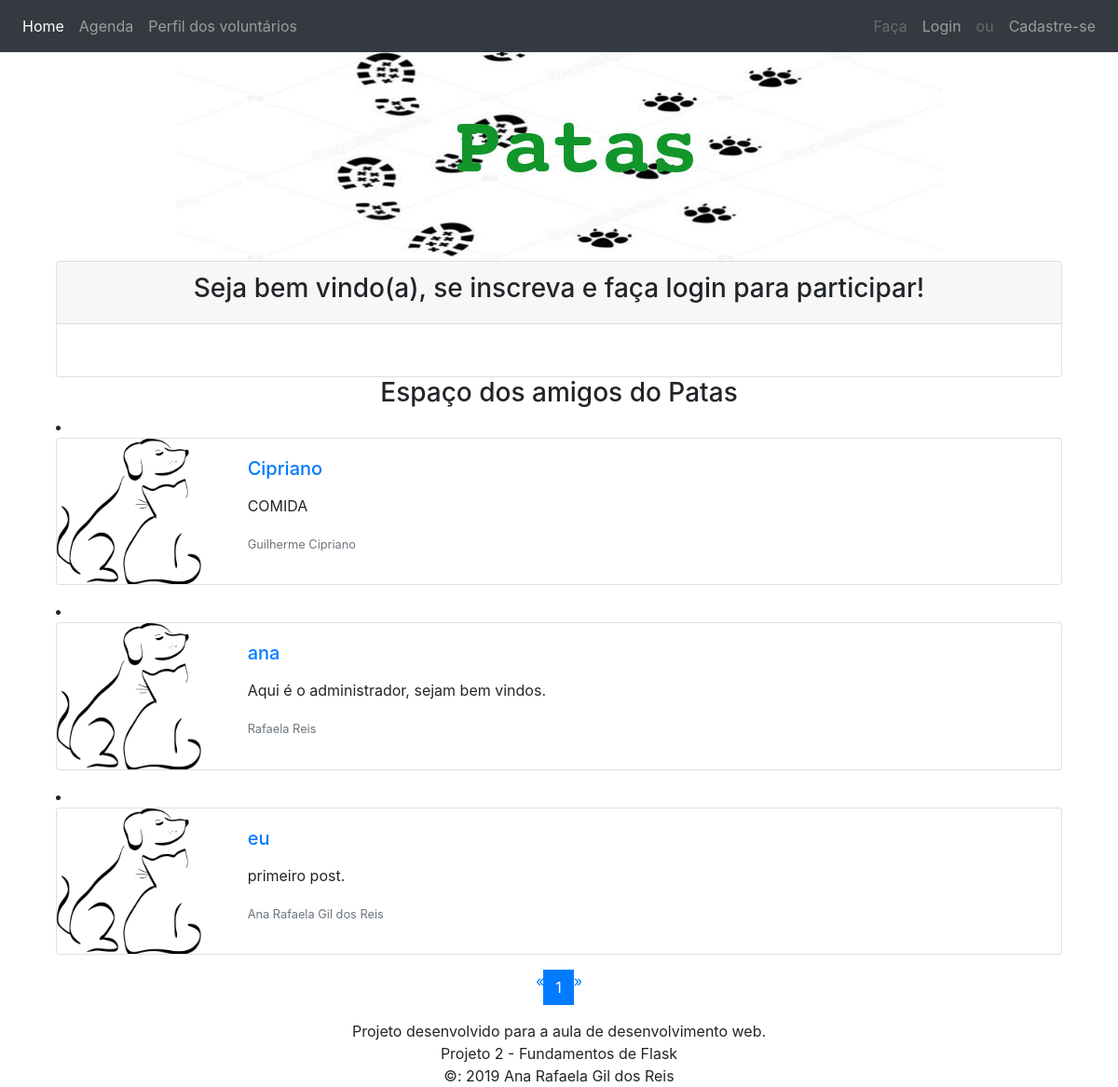
The page / on the database its author committed.
### app/models.py (models this page shows, shortened)
class Post(db.Model):
    __tablename__ = 'posts'
    id = db.Column(db.Integer, primary_key=True)
    body = db.Column(db.Text)
    timestamp = db.Column(db.DateTime, index=True, default=datetime.utcnow)
    author_id = db.Column(db.Integer, db.ForeignKey('users.id'))

class User(UserMixin, db.Model):
    __tablename__ = 'users'
    id = db.Column(db.Integer, primary_key=True)
    username = db.Column(db.String(64), unique=True, index=True)
    location = db.Column(db.String(64))
    name = db.Column(db.String(64))
    member_since = db.Column(db.DateTime(), default=datetime.utcnow)
    about_me = db.Column(db.Text())
    role_id = db.Column(db.Integer, db.ForeignKey('roles.id'))
    password_hash = db.Column(db.String(128))
    posts = db.relationship('Post', backref='author', lazy='dynamic')
    followed = db.relationship(
        'Follow', foreign_keys=[Follow.follower_id],
        backref=db.backref('follower', lazy='joined'),
        lazy='dynamic',
        cascade='all, delete-orphan'
    )
    followers = db.relationship(
        'Follow', foreign_keys=[Follow.followed_id],
        backref=db.backref('followed', lazy='joined'),
        lazy='dynamic',
        cascade='all, delete-orphan'
    )
    @property
    def password(self):
        raise AttributeError('password is not readable')

### app/main/views.py (the view, shortened to what this page needs)
@main.route('/', methods=['GET', 'POST'])
def index():
    form = PostForm()
    page = request.args.get('page', 1, type=int)
    pagination = Post.query.order_by(
        Post.timestamp.desc()
    ).paginate(
        page, per_page=10, error_out=False
    )
    posts = pagination.items
    return render_template('index.html', form=form, posts=posts, pagination=pagination)

### app/models.py (called while the page is built)
    def has_permission(self, perm):
        return False

### app/templates/index.html (shortened to what this page needs)
{% extends "base.html" %}
{% import "bootstrap/wtf.html" as wtf %}
{% import "_macros.html" as macros %}
{% block page_content %}
<div class="content">
  <div class="card">
    <div class="card-header text-center">
        <h3>Seja bem vindo(a),
            {% if current_user.is_anonymous %}
            se inscreva e faça login para participar!
            {% else %}
            {{ current_user.name }}!
            {% endif %}
          </h3>
      </div>
      <div class="card-body">
      </div>
    </div>
    <h3 class="text-center">Espaço dos amigos do Patas</h3>
    {% for post in posts %}
    <li class="posts">
      <div class="card mb-3">
        <div class="row">
          <div class="col-md-2">
            <img src="{{ url_for('static', filename='img/caoegato.png') }}" class="card-img" alt="...">
          </div>
          <div class="col-md-9">
            <div class="card-body">
              <h5 class="card-title"><div class="post-author">
                  <a href="{{ url_for('.user', username=post.author.username) }}">
                    {{ post.author.username }}
                  </a>
                </h5>
              <p class="card-text">
                  <p><div class="post-body">
                      {{ post.body }}
                    </p>
                  </p>
              <p class="card-text"><small class="text-muted">{{ post.author.name }}</small></p>
            </div>
          </div>
        </div>
      </li>
        {% endfor %}
      </div>
      <div class="pagination justify-content-center">
          {{ macros.pagination_widget(pagination, '.index') }}
      </div>
    </div>
</div>
{% endblock %}

### app/templates/base.html (shortened to what this page needs)
<!DOCTYPE html>
<html lang="pt-BR">
  <head>
    <link rel="stylesheet" href="https://stackpath.bootstrapcdn.com/bootstrap/4.3.1/css/bootstrap.min.css"
>
    <link rel="stylesheet" href="{{ url_for('static', filename='css/base.css') }}">
</head>
<body>
{% block navbar %}
<header>
    <nav class="navbar navbar-expand-lg navbar-dark bg-dark">
        <div class="collapse navbar-collapse" id="navbarTogglerDemo01">
            <ul class="navbar-nav mr-auto mt-2 mt-lg-0">
                <li class="nav-item active">
                    <a class="nav-link" href="/">Home <span class="sr-only">(Página atual)</span></a>
                </li>
                <li class="nav-item">
                    <a class="nav-link" href="{{ url_for('main.agendas_list') }}">Agenda</a>
                </li>
                <li class="nav-item">
                    <a class="nav-link" href="{{ url_for('main.voluntarios_list') }}">Perfil dos voluntários</a>
                </li>
            </ul>
            <ul class="nav navbar-nav">
                {% if current_user.is_authenticated %}
                <li>
                <a class="nav-link" href="{{ url_for('auth.logout') }}">
                    Logout
                </a>
                </li>
                {% else %}
                <li class="nav-item">
                        <a class="nav-link disabled" href="#" tabindex="-1" aria-disabled="true">
                            Faça</a>
                </li>
                <li>
                    <a class="nav-link" href="{{ url_for('auth.login') }}">
                        Login
                    </a>
                </li>
                <li class="nav-item">
                        <a class="nav-link disabled" href="#" tabindex="-1" aria-disabled="true">
                            ou</a>
                </li>
                <li class="nav-item">
                        <a class="nav-link" href="{{ url_for('auth.register') }}">Cadastre-se</a>
                </li>
                {% endif %}
            </ul>
        </div>
    </nav>
</header>
{% endblock %}
{% block content %}
    <div class="container">
        <div class="content">
            <img class="rounded mx-auto d-block" src="{{ url_for('static', filename='img/illustration-foot-prints.jpg') }}" alt="">
            <div class="container">
            {% block page_content %}
            {% endblock %}
            </div>
<footer>
    <div class="container text-center">
        Projeto desenvolvido para a aula de desenvolvimento web. <br>
        Projeto 2 - Fundamentos de Flask <br>
        &copy: 2019 Ana Rafaela Gil dos Reis
    </div>
</footer>
</body>
{% endblock %}
</html>

### app/templates/_macros.html
{% macro pagination_widget(pagination, endpoint) %}
    <ul class="pagination">
        <li {% if not pagination.has_prev %}
            class="disabled"
            {% endif %}>
            <a href="{% if pagination.has_prev %} {{ url_for(
                endpoint, page = pagination.page - 1, **kwargs) }}
                {% else %}#{% endif %}">
                <span aria-hidden="true">&laquo;
                </span>
            </a>
        </li>
        {% for p in pagination.iter_pages() %}
            {% if p %}
                {% if p == pagination.page %}
                    <li class='page-item active'>
                        <a class='page-link' href="{{ url_for(endpoint, page = p, **kwargs) }}">
                            {{ p }}
                        </a>
                    </li>
                {% else %}
                    <li class='page-item'>
                        <a class='page-link' href="{{ url_for(endpoint, page = p, **kwargs) }}">
                            {{ p }}
                        </a>
                    </li>
                {% endif %}
            {% else %}
                <li class="disabled">
                    <a href="#">&hellip;</a>
                </li>
            {% endif %}
        {% endfor %}
        <li {% if not pagination.has_next %}
            class="disabled"
            {% endif %}>
            <a href="{% if pagination.has_next %} {{ url_for(
                endpoint, page = pagination.page + 1, **kwargs) }}
                {% else %}#{% endif %}">
                <span aria-hidden="true">&raquo;
                </span>
            </a>
        </li>
    </ul>
{% endmacro %}

### app/static/css/base.css (style rules this page uses)
html { height: 100%; }
body { min-height: 100%; display: flex; flex-direction: column; }
.content { flex: 1; }

### rows shown on the page
Post: author.username "Cipriano", body "COMIDA", author.name "Guilherme Cipriano"
Post: author.username "ana", body "Aqui é o administrador, sejam bem vindos.", author.name "Rafaela Reis"
Post: author.username "eu", body "primeiro post.", author.name "Ana Rafaela Gil dos Reis"

### other values the page prints
{{ p }} "1"
